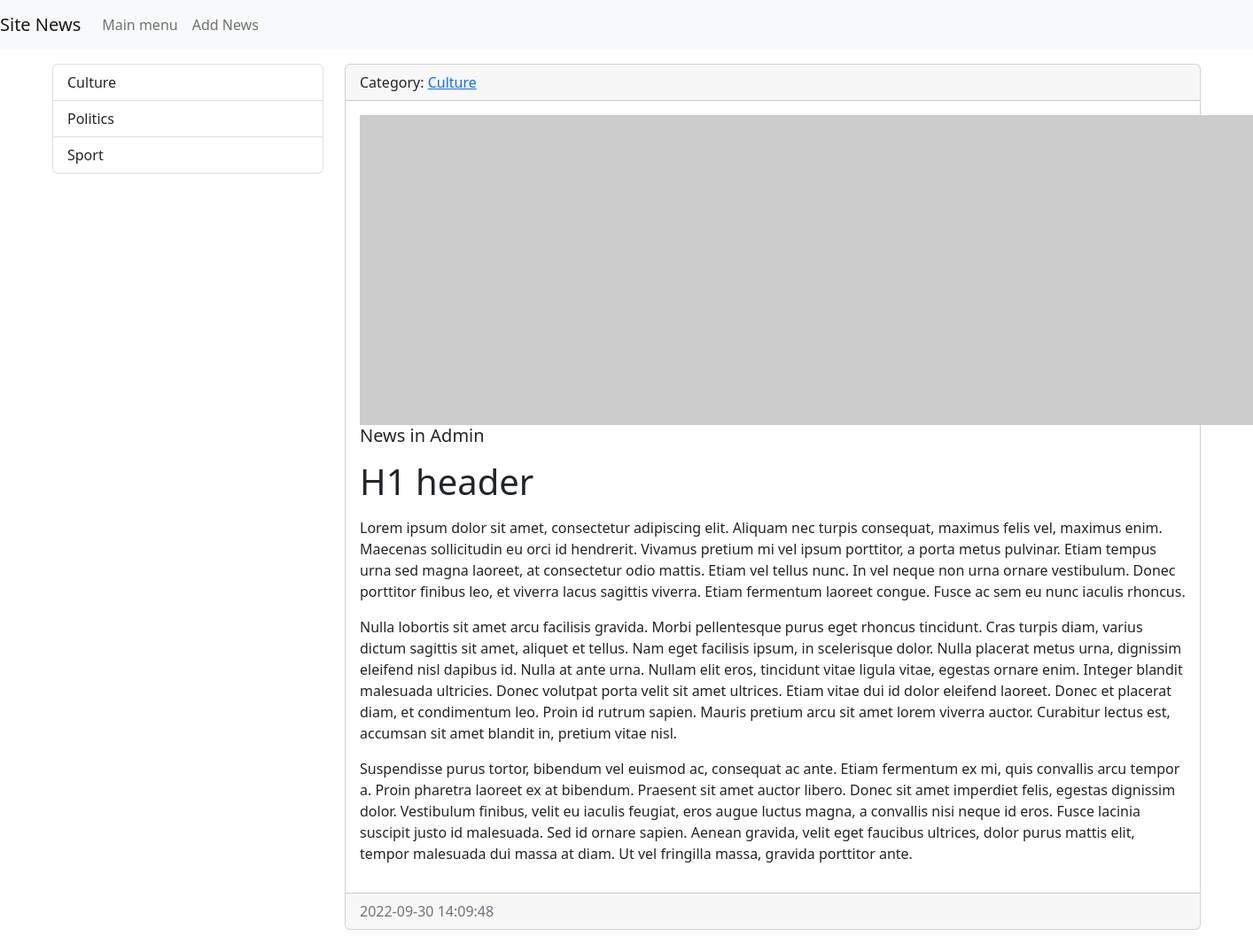
Page /news/7/ on the earlier database version.
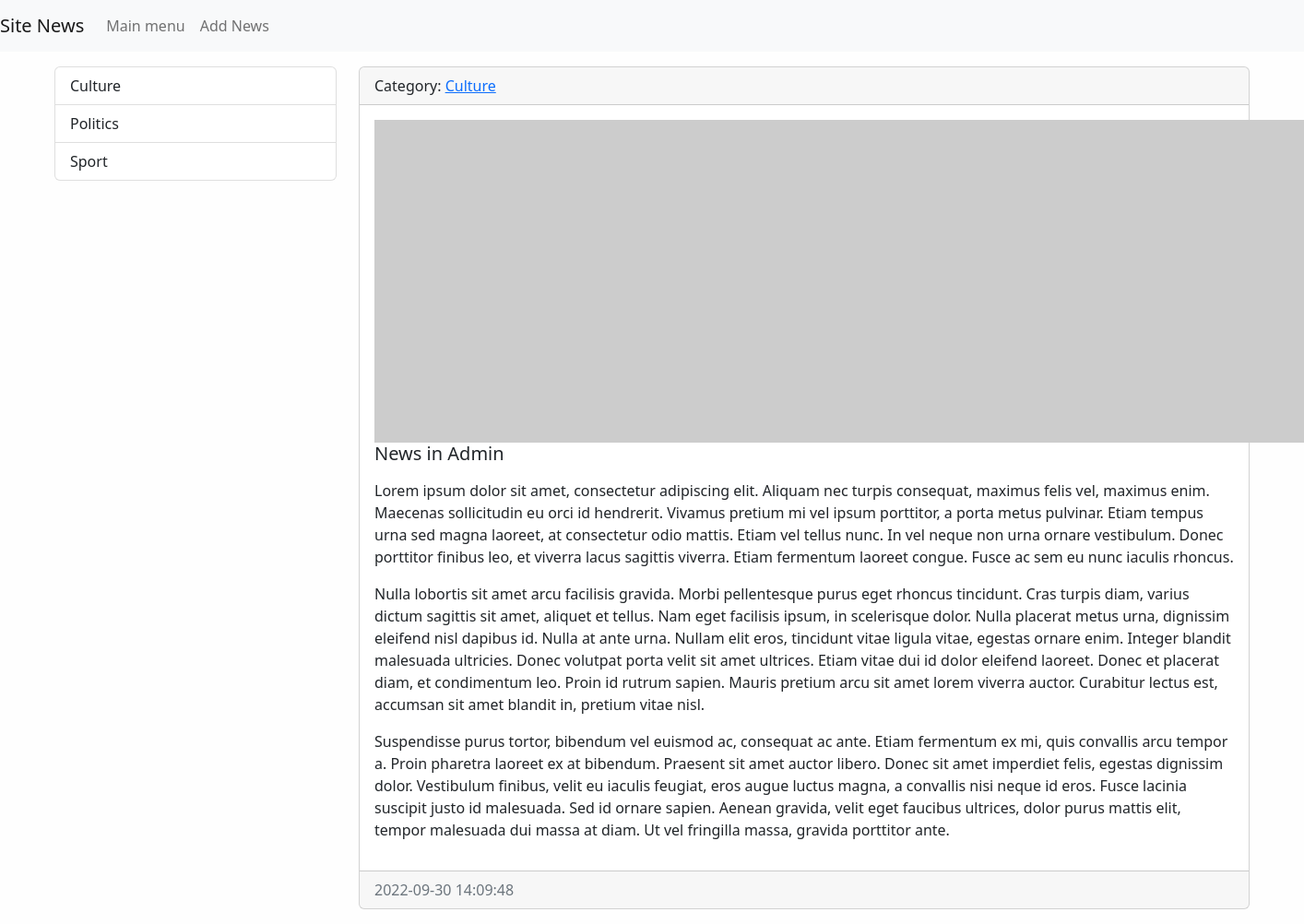
Same page on the later database version.
### news/models.py (models this page shows, shortened)
class News(models.Model):
    title = models.CharField(max_length=150, verbose_name="Title")
    content = models.TextField(blank=True,
                               verbose_name="Content")  # content can be kept blank. In the database ("") will be stored.
    created_at = models.DateTimeField(auto_now_add=True, verbose_name="Created at")
    updated_at = models.DateTimeField(auto_now=True, verbose_name="Updated at")
    photo = models.ImageField(upload_to="photos/%Y/%m/%d", verbose_name="Photo", blank=True)
    is_published = models.BooleanField(default=True, verbose_name="Is published?")
    category = models.ForeignKey("Category", on_delete=models.PROTECT, verbose_name="Name of category")
    class Meta:
        verbose_name = "News"
        verbose_name_plural = "All News"
        ordering = ["-created_at"]

class Category(models.Model):
    title = models.CharField(max_length=150, db_index=True, verbose_name="Name of category")
    def get_absolute_url(self):
        return reverse('category', kwargs={"category_id": self.pk})
    def __str__(self):
        return self.title
    class Meta:
        verbose_name = "Category"
        verbose_name_plural = "All Category"
        ordering = ["title"]

### news/views.py (the view)
# urls.py: path('news/<int:pk>/', ViewNews.as_view(), name='view_news'),
class ViewNews(DetailView):
    model = News
    context_object_name = 'news_item'

### news/templatetags/news_tags.py (called while the page is built)
@register.inclusion_tag('news/list_categories.html')
def show_categories(arg1="Hello", arg2="world"):
    categories = Category.objects.all()
    return {"categories": categories, "arg1": arg1, "arg2": arg2}

### news/templates/news/news_detail.html (shortened to what this page needs)
{% extends 'base.html' %}
{% block sidebar %}
{% include 'inc/_sidebar.html' %}
{% endblock %}
{% block content %}
<div class="card mb-3">
    <div class="card-header">
        Category: <a href="{{ news_item.category.get_absolute_url }}">{{news_item.category}}</a>
    </div>
    <div class="card-body">
        {% if item.photo %}
        <img src="{{ news_item.photo.url }}" alt="" width="350" class="float-left-mr-3">
        {% else %}
        <img src="https://picsum.photos/id/1060/350/235/?blur=2" alt="" class="float-left-mr-3">
        {% endif %}
        <h5 class="card-title">{{news_item.title}}</h5>
        {% autoescape off %}
        <p class="card-text">{{news_item.content|safe|linebreaks}}</p>
        {% endautoescape %}
    </div>
    <div class="card-footer text-muted">
        {{news_item.created_at|date:"Y-m-d H:i:s"}}
    </div>
</div>
{% endblock %}

Differences in the rows shown:
changed News "News in Admin": content "H1 header Lorem ipsum dolor sit…" → "Lorem ipsum dolor sit…"
